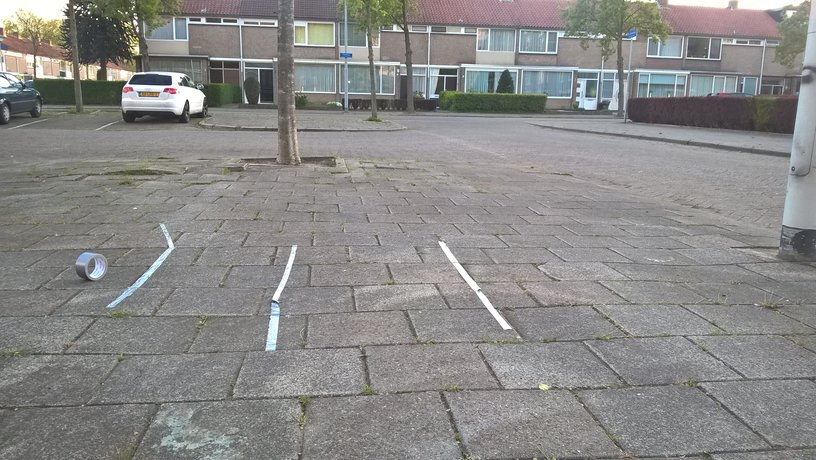
#> input picture roadtests/road0.jpg, 816 x 460 px
$ python filtertest.py   (older library calls are emulated)
#> lines starting #> are read from the running program, lines starting #| are printed output that depends on the picture; after the words box and inside, x2 and y2 are one past the last pixel; in counts of white or black regions, pixels touching at a corner belong together
import cv2
import numpy as np

import cv2
import numpy as np

im = cv2.imread('../roadtests/road0.jpg')
#> im is the input picture: shape (460, 816, 3); mean B, G, R 135.7, 137.2, 137.9
imgGrayscale2 = cv2.cvtColor(im,cv2.COLOR_BGR2GRAY)
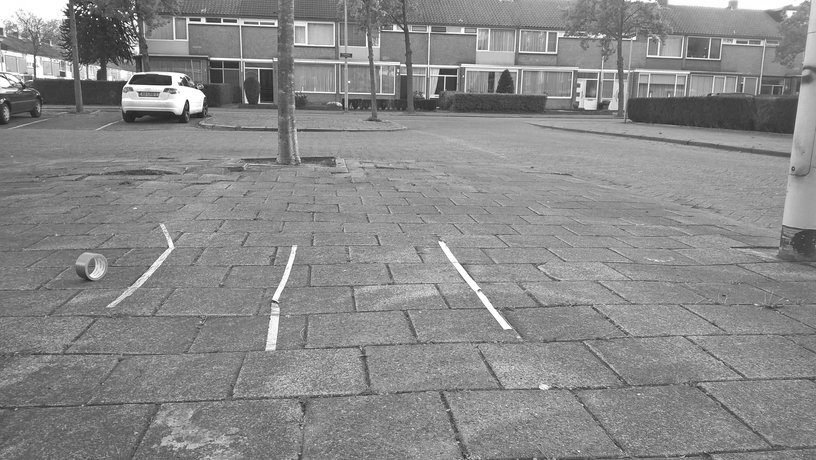
#> imgGrayscale2: shape (460, 816); min 25, max 255, mean 137.2
#imgGrayscale=cv2.inRange(im,cv2.cv.Scalar(75,75,75),cv2.cv.Scalar(121,121,121),)
# define range of grey color in RGB
lower_gray = np.array([240,240,240])
upper_gray = np.array([250,250,253])
imgGrayscale = cv2.inRange(im, lower_gray, upper_gray)
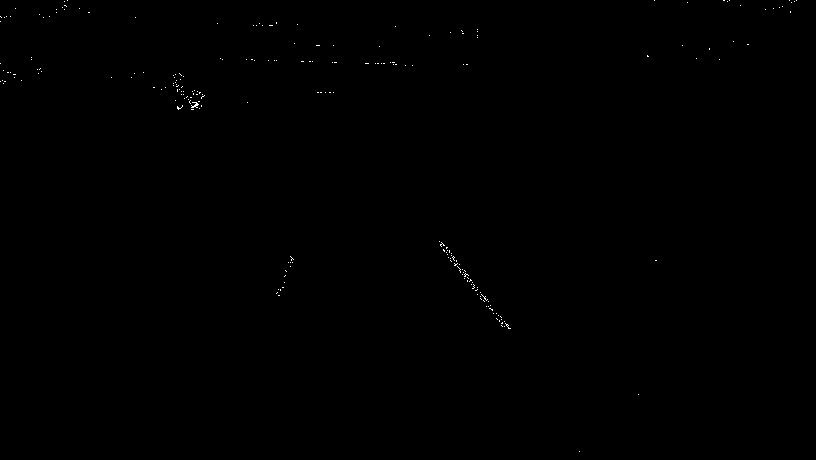
#> imgGrayscale: shape (460, 816); 0.11% white in thin lines or dots
imgBlurred = cv2.GaussianBlur(imgGrayscale2, (5, 5), 0)              # blur
imgCanny = cv2.Canny(imgBlurred, 100, 200)
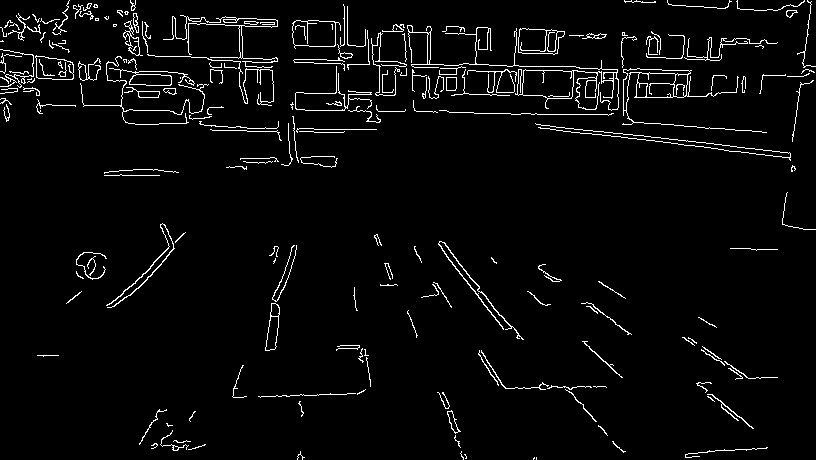
#> imgCanny: shape (460, 816); 3.6% white in thin lines or dots

cv2.imshow('grayscaled',imgGrayscale)
cv2.imshow('imgblurred',imgBlurred)
cv2.imshow('imgcanny',imgCanny)
cv2.imshow('imggrayscale2',imgGrayscale2)

minLineLength =10 #Line segments shorter than this are rejected
maxLineGap = 10 #Maximum allowed gap between line segments to treat them as single line
rho=1 #accuracy 1 pixel
theta=np.pi /360 # accuracy 1 degree
threshold=20
lines = cv2.HoughLinesP(imgCanny, rho, theta, threshold, minLineLength, maxLineGap)
#> lines = 162 rows, first 6: [382, 65, 398, 65], [774, 156, 790, 157], [469, 94, 489, 94], [640, 69, 661, 69], [482, 71, 504, 71], [155, 56, 166, 56]
# [12 lines of commented-out code are left out]
for x in range(0,len(lines)-1):
# create matrix index x which consistes all the element in lines

    for x, (x1,y1,x2,y2) in enumerate(lines[x]):
        #for loop to create a line
        for y, (x3, y3, x4, y4) in enumerate (lines[x+1]):
        #for loop to create a second line so we can use the difference in between to filter out double lines
        #for x, (x3, y3, x4, y4) in enumerate(lines[x+1]):
            if y1 == y2 and y3 == y4:  # Horizontal Lines
                diffy = abs(y1 - y3)
                #calculating the difference between horizontal lines
                print("\n index_x index_y y1 y3 y2\n",x,y,y1,y3,y2,"\n diff in horizontal lines \n",diffy)
            # [6 lines of commented-out code are left out]
#> (the run stopped early here; a loop or call above may not have finished)

$ run again, with roadtests/road10.jpg copied over roadtests/road0.jpg
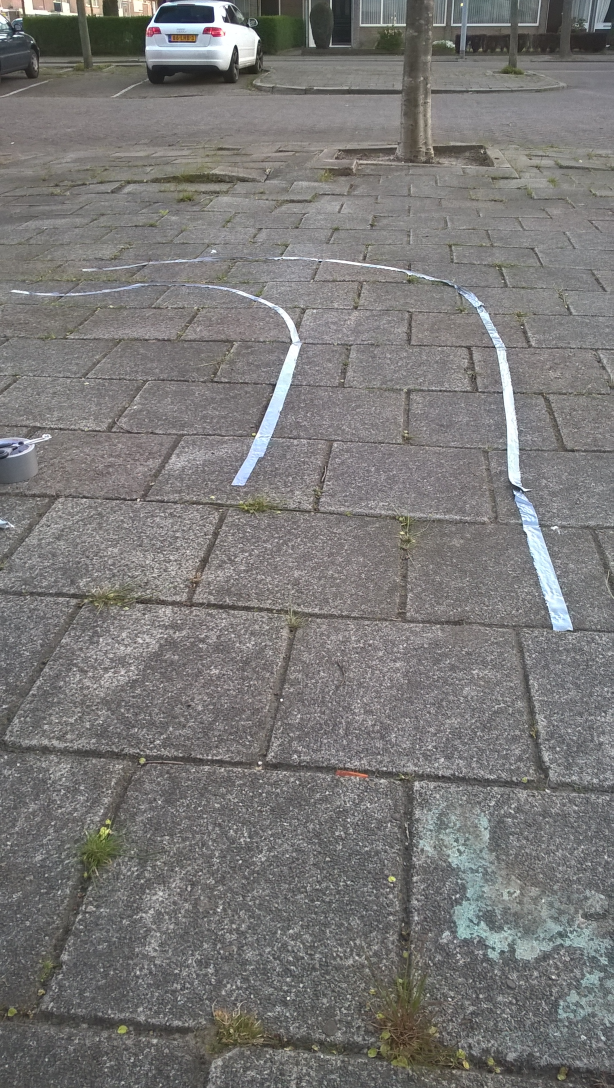
#> input picture roadtests/road10.jpg, 1840 x 3264 px (shown at 1/3 size)
#> im is the input picture: shape (3264, 1840, 3); mean B, G, R 118.9, 120.1, 121.6
#> `imgGrayscale = cv2.inRange(im, lower_gray, upper_gray)`:
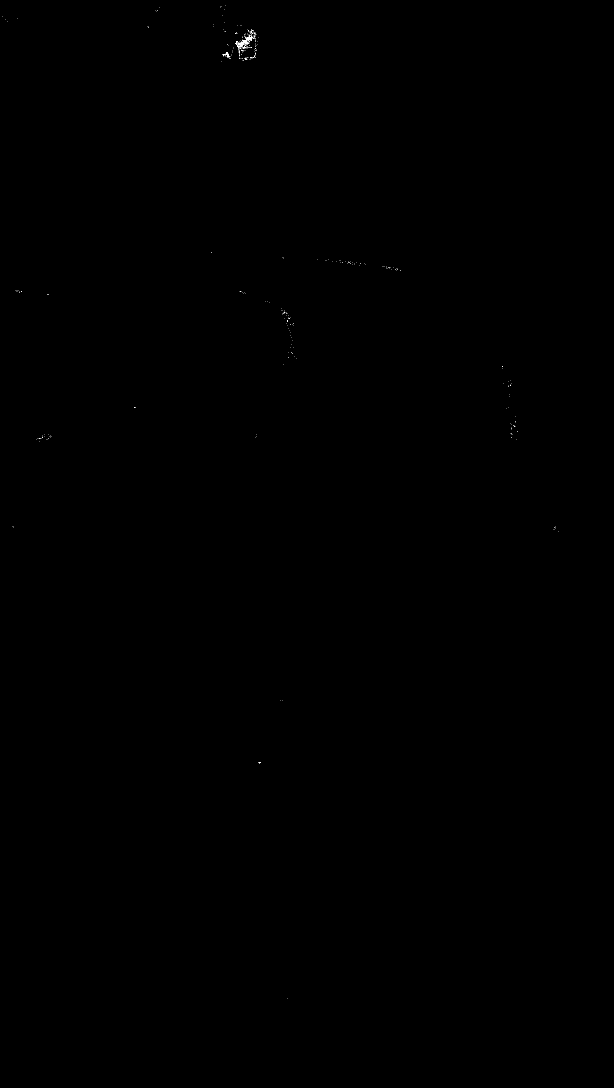
#> imgGrayscale: shape (3264, 1840) (shown at 1/3 size); 0.02% white in thin lines or dots, all inside (x1, y1, x2, y2) = (8, 16, 1675, 2995)
#> `imgCanny = cv2.Canny(imgBlurred, 100, 200)`:
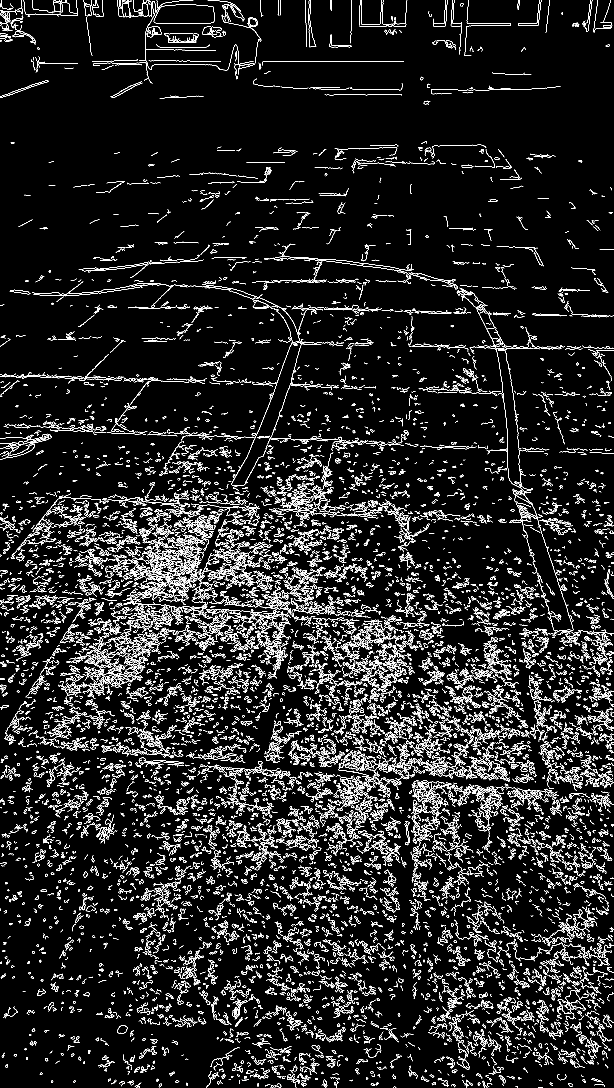
#> imgCanny: shape (3264, 1840) (shown at 1/3 size); 6.2% white in thin lines or dots
#> lines = 114 rows, first 6: [453, 22, 453, 7], [1201, 2319, 1213, 2331], [917, 55, 917, 68], [789, 184, 1210, 184], [1504, 2521, 1514, 2529], [906, 1318, 922, 1318]

$ run again, with roadtests/road11.jpg copied over roadtests/road0.jpg
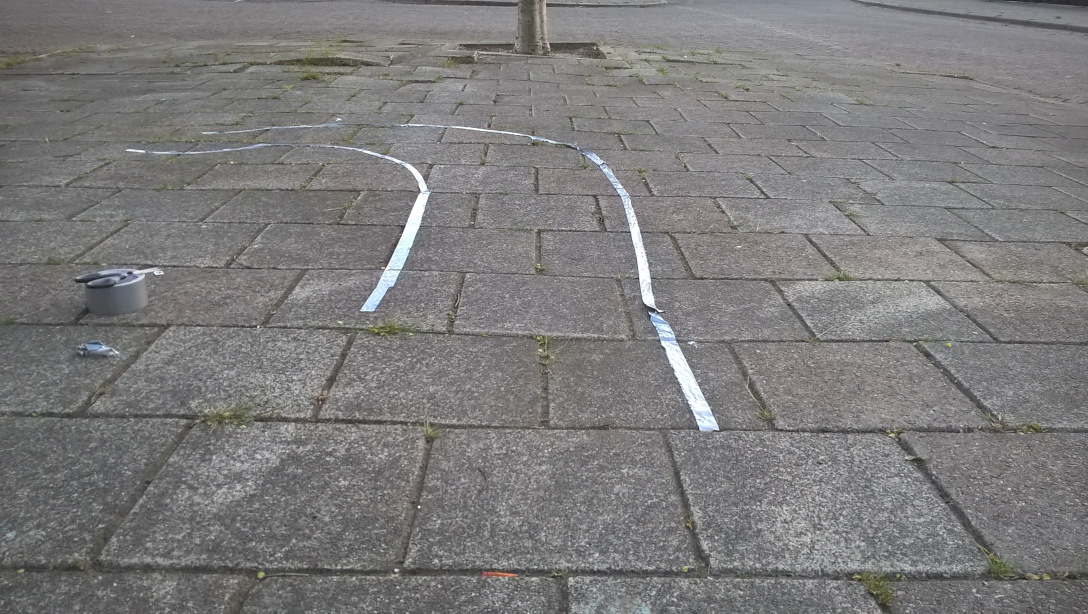
#> input picture roadtests/road11.jpg, 3264 x 1840 px (shown at 1/3 size)
#> im is the input picture: shape (1840, 3264, 3); mean B, G, R 123.5, 123.5, 124.5
#> `imgGrayscale = cv2.inRange(im, lower_gray, upper_gray)`:
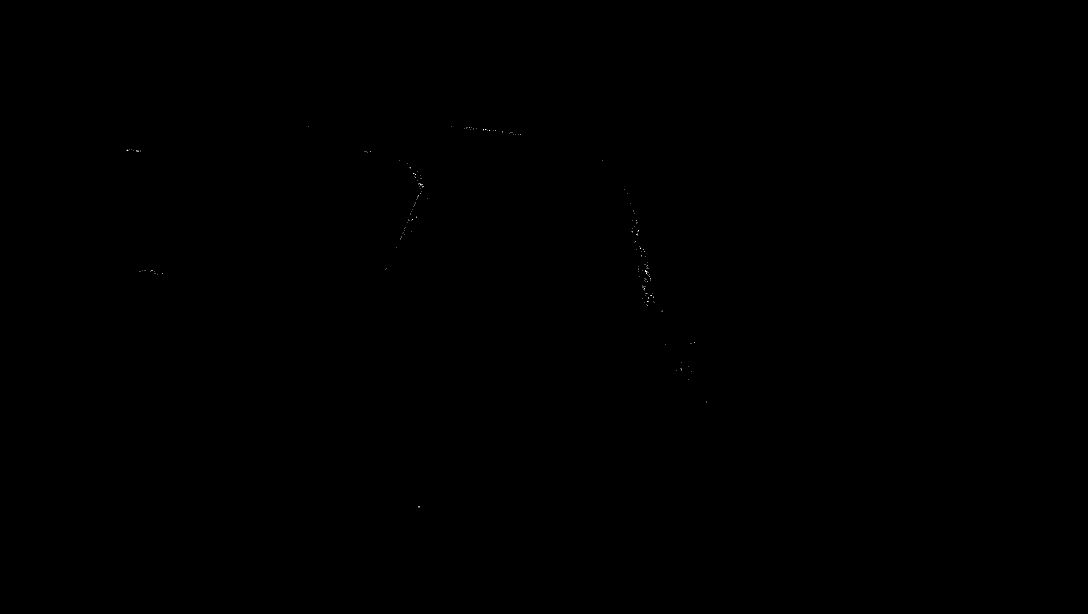
#> imgGrayscale: shape (1840, 3264) (shown at 1/3 size); 0.01% white in thin lines or dots, all inside (x1, y1, x2, y2) = (379, 378, 2121, 1523)
#> `imgCanny = cv2.Canny(imgBlurred, 100, 200)`:
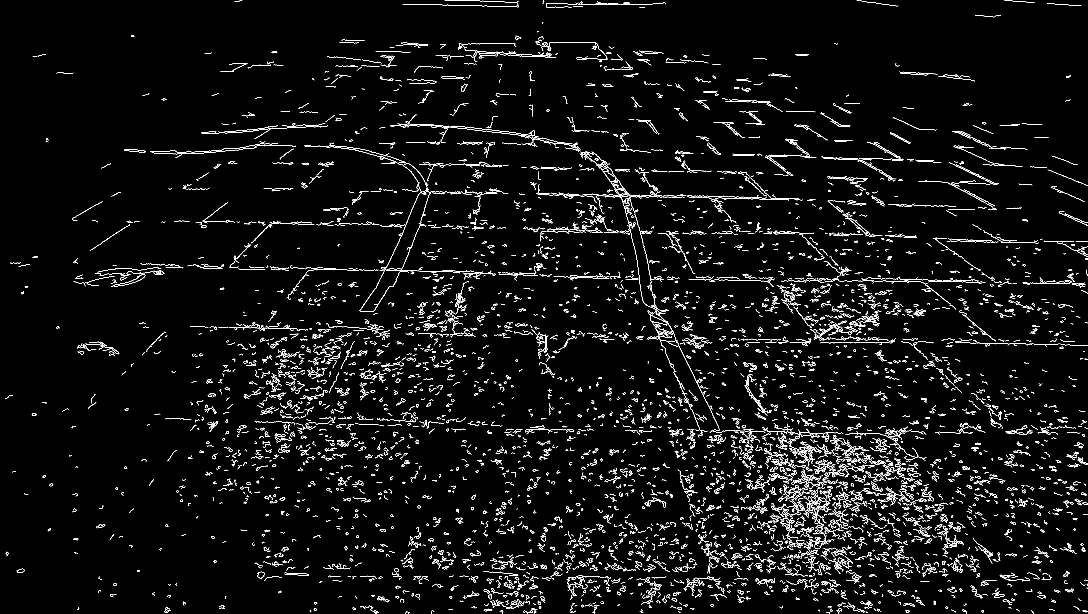
#> imgCanny: shape (1840, 3264) (shown at 1/3 size); 2.9% white in thin lines or dots
#> lines = 343 rows, first 6: [2066, 839, 2087, 839], [965, 669, 975, 669], [1422, 497, 1439, 497], [1403, 819, 1423, 819], [3237, 850, 3250, 850], [1918, 688, 1922, 704]
#> the loop `for x in range(0,len(lines)-1):` made 342 passes
#> (printed output is left out)
